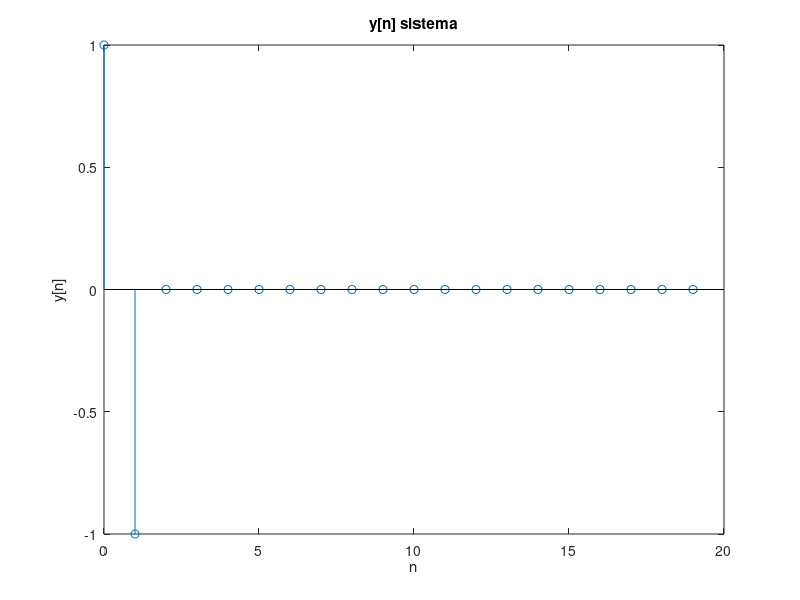

This chart was generated by the following MATLAB code:
# y[n] = sqrt((-2)*x[n]*x[n-1] + (x[n-1])^2 + (x[n])^2)
# y[n] = sqrt((-x[n-1] + x[n])^2)
# y[n] = |x[n] - x[n-1]|

# - Causal: depende de valores presentes y pasados, pero no futuros, es causal
# - Lineal: no, porque:
#   - homogeneidad: x[n]=> ax[n] => y[n]=|a(x[n]−x[n−1])|=|a||x[n]−x[n−1]|, no se cumple por a valor absoluto
#   - superposicion: x[n]=x1[n]+x2[n]
#   y[n]=|(x1[n]−x1[n−1])+(x2[n]−x2[n−1])|
#   y1[n]=∣(x1[n]−x1[n−1])|, y2[n]= |x2[n]−x2[n−1]|
#   y[n] = y1[n] + y2[n] => no se cumple porque |a+b| != |a| + |b|
# - Invariante en el tiempo: si, porque tiene coeficientes constantes
# - Memoria: si, porque depende de x[n] y x[n-1]

N = 20;
x = zeros(1, N);
x(1) = 1;

y = zeros(1,N);
for n = 1:length(x)
  x_n1 = 0;
  if n-1 >= 1
    x_n1 = x(n-1);
  endif
  y(n) = x(n) - x_n1;
endfor

figure(1);
stem(0:N-1, y);
title('y[n] sistema');
xlabel('n'); ylabel('y[n]');
